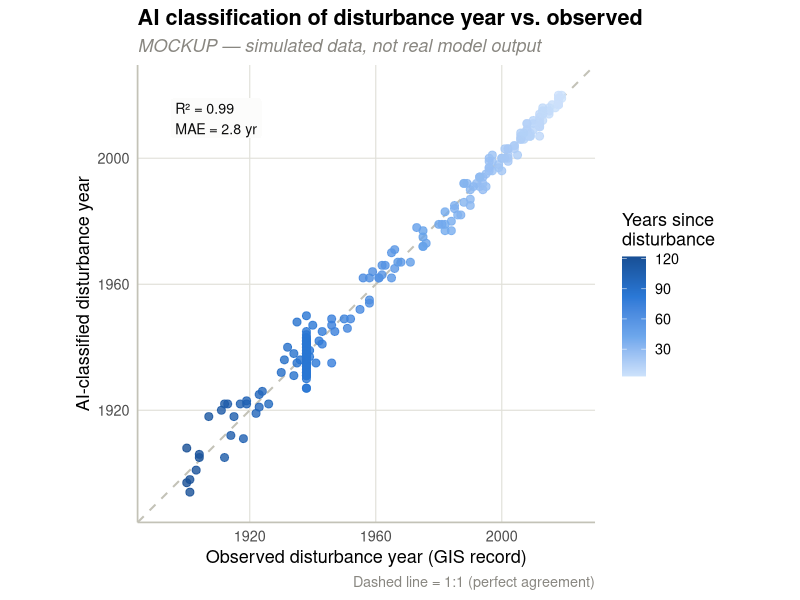

This chart was generated by the following R code:
###############################################################################
## plot_classification_accuracy_mockup.R
##
## MOCKUP figure - simulated data, not real model output. Sketches what a
## validation plot for an AI/transformer classifier of disturb_recent_yr
## (see Label_grid_disturbance_history.R) would look like: classified year
## vs. observed (GIS-derived) year on a 1:1 line, points colored by years
## since disturbance. Swap sim_data() for a real join of
## disturb_recent_yr (observed) against the model's predicted year once
## classification results exist.
###############################################################################

library(ggplot2)
library(dplyr)

set.seed(42)
ref_year <- 2022

sim_data <- function(n = 220) {
  ## Mimic the HARV disturbance record: a big spike at the 1938 hurricane,
  ## sparser agricultural/silviculture events spread across the 20th c.,
  ## denser recent silviculture activity near the present.
  true_year <- round(c(
    rep(1938, round(n * 0.22)),
    runif(round(n * 0.38), 1900, 1990),
    runif(round(n * 0.40), 1990, 2020)
  ))
  true_year <- sample(true_year, n)
  years_since <- ref_year - true_year

  ## Classification error grows with age: recent, well-imaged disturbances
  ## are easy; the model has less spectral/temporal signal to work with the
  ## further back an event sits.
  noise_sd <- 1 + years_since / 22
  pred_year <- round(true_year + rnorm(n, mean = 0, sd = noise_sd))

  data.frame(true_year = true_year, pred_year = pred_year, years_since = years_since)
}

d <- sim_data()

r2 <- cor(d$true_year, d$pred_year)^2
mae <- mean(abs(d$true_year - d$pred_year))

lims <- range(c(d$true_year, d$pred_year)) + c(-3, 3)

p <- ggplot(d, aes(x = true_year, y = pred_year, color = years_since)) +
  geom_abline(slope = 1, intercept = 0, linetype = "dashed", color = "#c3c2b7", linewidth = 0.7) +
  geom_point(size = 2.4, alpha = 0.8) +
  scale_color_gradientn(
    colors = c("#cde2fb", "#6da7ec", "#2a78d6", "#184f95"),
    name = "Years since\ndisturbance"
  ) +
  coord_equal(xlim = lims, ylim = lims) +
  annotate("label", x = lims[1] + 4, y = lims[2] - 4, hjust = 0, vjust = 1,
           label = sprintf("R² = %.2f\nMAE = %.1f yr", r2, mae),
           fill = "#fcfcfb", color = "#0b0b0b", label.size = 0, size = 3.6) +
  labs(
    title = "AI classification of disturbance year vs. observed",
    subtitle = "MOCKUP — simulated data, not real model output",
    x = "Observed disturbance year (GIS record)",
    y = "AI-classified disturbance year",
    caption = "Dashed line = 1:1 (perfect agreement)"
  ) +
  theme_minimal(base_size = 13) +
  theme(
    panel.grid.minor = element_blank(),
    panel.grid.major = element_line(color = "#e1e0d9", linewidth = 0.4),
    axis.line = element_line(color = "#c3c2b7"),
    plot.title = element_text(face = "bold"),
    plot.subtitle = element_text(color = "#898781", face = "italic"),
    plot.caption = element_text(color = "#898781"),
    legend.position = "right"
  )

out_path <- "classification_accuracy_mockup.png"
ggsave(out_path, p, width = 7.5, height = 6.5, dpi = 200)
cat("Wrote", out_path, "\n")
